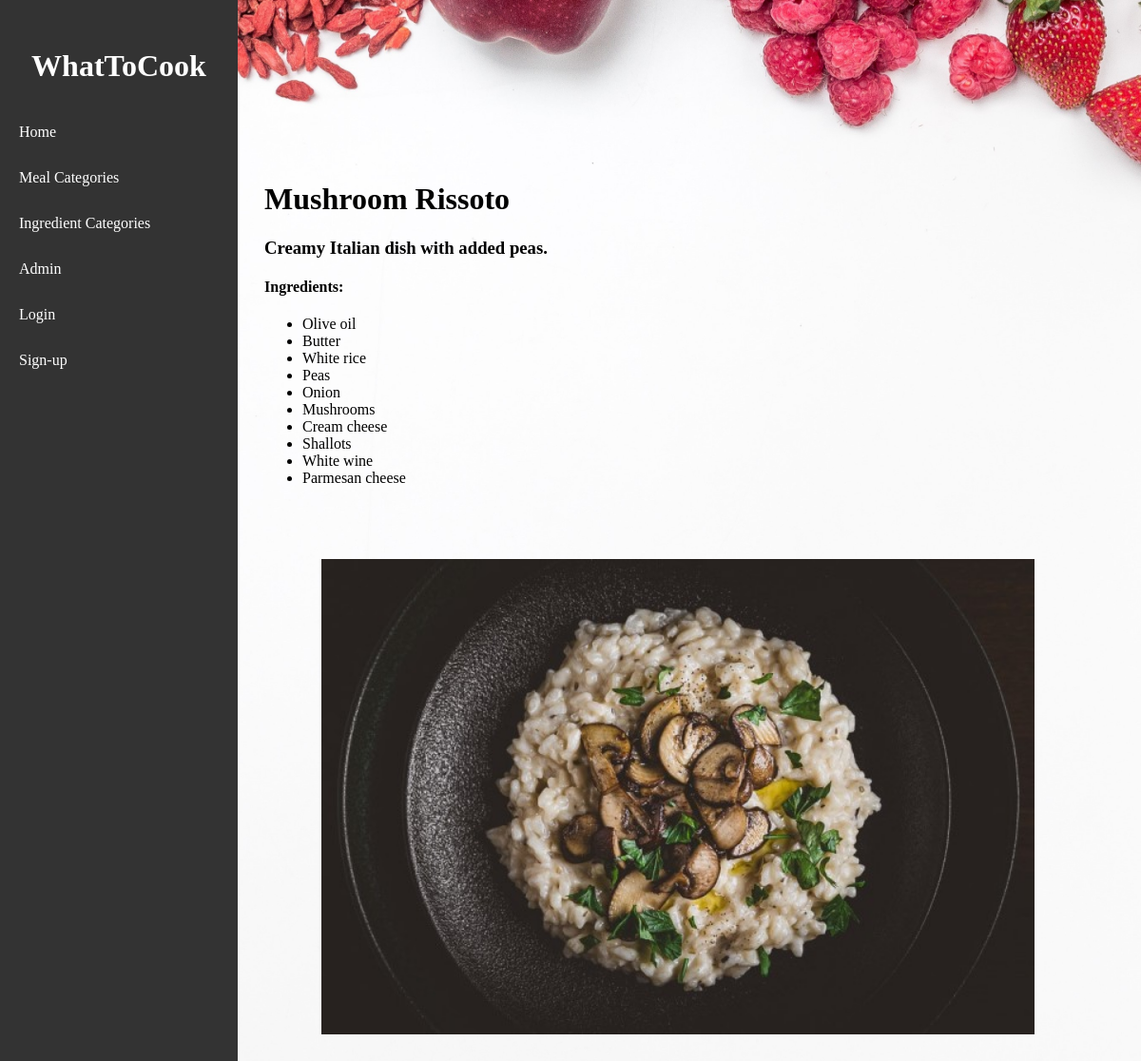
Page /meal_detail/3/ on the committed database.
### viewer/models.py (models this page shows, shortened)
class Meal(Model):
    name = CharField(max_length=50)
    category = ManyToManyField(SecondaryMealCategory)
    ingredients = ManyToManyField(Ingredient)
    description = TextField()
    picture = ImageField(upload_to='viewer/static/images/', blank=True)

class Ingredient(Model):
    name = CharField(max_length=50)
    category = ForeignKey(IngredientCategory, on_delete=CASCADE)
    calories_per_100g = IntegerField(validators=[MinValueValidator(1)], blank=False)

### viewer/views.py (the view)
# urls.py: path('meal_detail/<int:meal_id>/', meal_detail, name='meal_detail'),
def meal_detail(request, meal_id):
    meal = get_object_or_404(Meal, id=meal_id)
    return render(request, 'meal_detail.html', {'meal': meal})

### viewer/templates/meal_detail.html
{% extends 'base.html' %}
{% block content %}
{% load static %}
<link rel="stylesheet" href="{% static 'style.css' %}">
<body>
    <div class="container">
        <div class="meal-detail">
            <div class="meal-info">
                <h1>{{ meal.name }}</h1>
                <h3>{{ meal.description }}</h3>
                <h4>Ingredients:</h4>
                <ul>
                    {% for ingredient in meal.ingredients.all %}
                        <li>{{ ingredient.name }}</li>
                    {% endfor %}
                </ul>
            </div>
            <img class="meal-image" src="{{ MEDIA_URL }}{{ meal.picture.url }}">
        </div>
    </div>
</body>
{% endblock %}

### viewer/static/style.css (style rules this page uses)
body { background-image: url('images/background.jpg'); background-size: cover; background-repeat: no-repeat; background-position: center top; background-attachment: fixed; margin-top: 150px; }
.meal-detail { display: flex; flex-wrap: wrap; }
.meal-info { flex: 1; margin-right: 20px; }
.container { display: flex; flex-wrap: wrap; }
.meal-image { margin-left: auto; max-width: 100%; height: 500px; margin: 60px; }

### rows in the picture
Meal: name "Mushroom Rissoto", description "Creamy Italian dish with added peas.", picture (picture)
Ingredient: name "Olive oil"
Ingredient: name "Butter"
Ingredient: name "White rice"
Ingredient: name "Peas"
Ingredient: name "Onion"
Ingredient: name "Mushrooms"
Ingredient: name "Cream cheese"
Ingredient: name "Shallots"
Ingredient: name "White wine"
Ingredient: name "Parmesan cheese"
